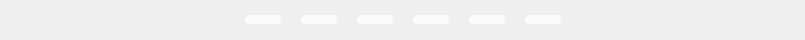
<?xml version="1.0" encoding="UTF-8"?>
<ui version="4.0">
 <class>SwitchButtons</class>
 <widget class="QWidget" name="SwitchButtons">
  <property name="geometry">
   <rect>
    <x>0</x>
    <y>0</y>
    <width>805</width>
    <height>40</height>
   </rect>
  </property>
  <property name="minimumSize">
   <size>
    <width>600</width>
    <height>40</height>
   </size>
  </property>
  <property name="maximumSize">
   <size>
    <width>16777215</width>
    <height>41</height>
   </size>
  </property>
  <property name="windowTitle">
   <string>Form</string>
  </property>
  <property name="styleSheet">
   <string notr="true">QWidget
{
/*background-color: rgb(22, 22, 22);*/
}

QPushButton
{
border-radius: 4px;
border: 0px solid white;
background-color: rgba(255, 255, 255,0.8);
}

QPushButton:checked
{
background-color: rgb(0, 255, 0);
border: 0px solid white;
}

QPushButton:hover
{
background-color: rgb(0, 255, 0);
border: 0px solid white;
}</string>
  </property>
  <layout class="QHBoxLayout" name="horizontalLayout">
   <property name="spacing">
    <number>20</number>
   </property>
   <property name="leftMargin">
    <number>0</number>
   </property>
   <property name="topMargin">
    <number>0</number>
   </property>
   <property name="rightMargin">
    <number>0</number>
   </property>
   <property name="bottomMargin">
    <number>0</number>
   </property>
   <item>
    <spacer name="horizontalSpacer">
     <property name="orientation">
      <enum>Qt::Horizontal</enum>
     </property>
     <property name="sizeHint" stdset="0">
      <size>
       <width>222</width>
       <height>20</height>
      </size>
     </property>
    </spacer>
   </item>
   <item>
    <widget class="QPushButton" name="pushButton_selet1">
     <property name="minimumSize">
      <size>
       <width>36</width>
       <height>9</height>
      </size>
     </property>
     <property name="maximumSize">
      <size>
       <width>46</width>
       <height>9</height>
      </size>
     </property>
     <property name="styleSheet">
      <string notr="true"/>
     </property>
     <property name="text">
      <string/>
     </property>
    </widget>
   </item>
   <item>
    <widget class="QPushButton" name="pushButton_selet2">
     <property name="minimumSize">
      <size>
       <width>36</width>
       <height>9</height>
      </size>
     </property>
     <property name="maximumSize">
      <size>
       <width>46</width>
       <height>9</height>
      </size>
     </property>
     <property name="text">
      <string/>
     </property>
    </widget>
   </item>
   <item>
    <widget class="QPushButton" name="pushButton_selet3">
     <property name="minimumSize">
      <size>
       <width>36</width>
       <height>9</height>
      </size>
     </property>
     <property name="maximumSize">
      <size>
       <width>46</width>
       <height>9</height>
      </size>
     </property>
     <property name="text">
      <string/>
     </property>
    </widget>
   </item>
   <item>
    <widget class="QPushButton" name="pushButton_selet4">
     <property name="minimumSize">
      <size>
       <width>36</width>
       <height>9</height>
      </size>
     </property>
     <property name="maximumSize">
      <size>
       <width>46</width>
       <height>9</height>
      </size>
     </property>
     <property name="text">
      <string/>
     </property>
    </widget>
   </item>
   <item>
    <widget class="QPushButton" name="pushButton_selet5">
     <property name="minimumSize">
      <size>
       <width>36</width>
       <height>9</height>
      </size>
     </property>
     <property name="maximumSize">
      <size>
       <width>46</width>
       <height>9</height>
      </size>
     </property>
     <property name="text">
      <string/>
     </property>
    </widget>
   </item>
   <item>
    <widget class="QPushButton" name="pushButton_selet6">
     <property name="minimumSize">
      <size>
       <width>36</width>
       <height>9</height>
      </size>
     </property>
     <property name="maximumSize">
      <size>
       <width>46</width>
       <height>9</height>
      </size>
     </property>
     <property name="text">
      <string/>
     </property>
    </widget>
   </item>
   <item>
    <spacer name="horizontalSpacer_2">
     <property name="orientation">
      <enum>Qt::Horizontal</enum>
     </property>
     <property name="sizeHint" stdset="0">
      <size>
       <width>221</width>
       <height>20</height>
      </size>
     </property>
    </spacer>
   </item>
  </layout>
 </widget>
 <resources/>
 <connections/>
</ui>
